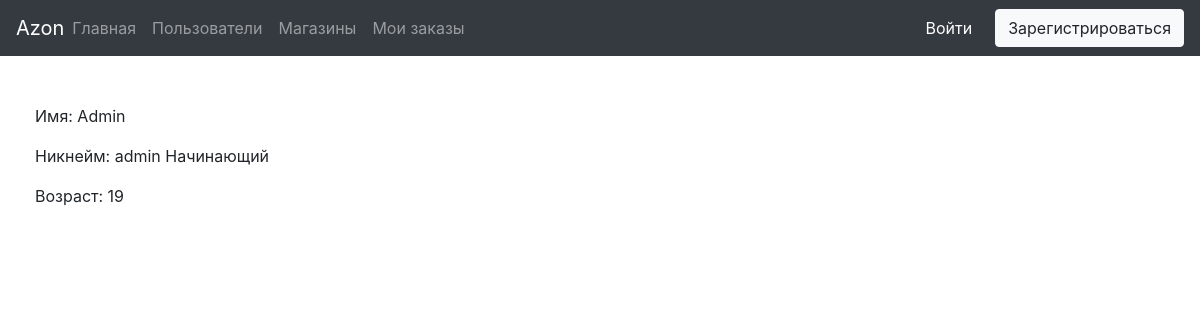
/users/admin/, run on an earlier commit of the app's database.
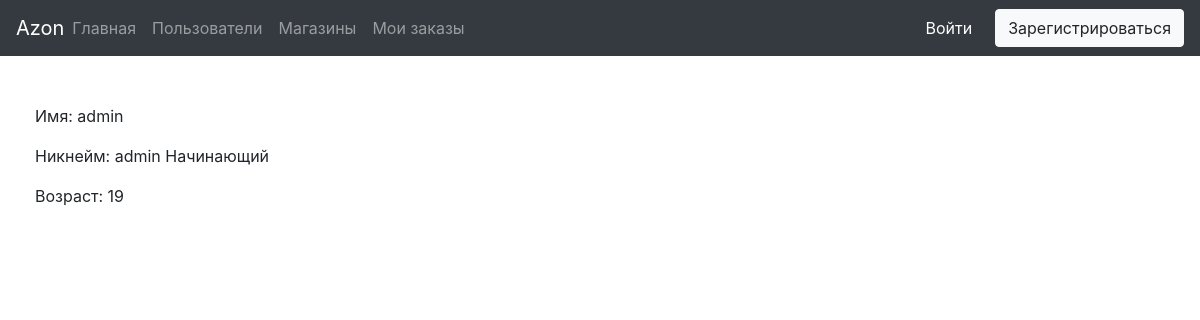
And on a later commit of the database.
### users/models.py (models this page shows, shortened)
class User(AbstractBaseUser):
    BUYER_TYPES = [
        ('Начинающий', 'Начинающий'),
        ('Опытный покупатель', 'Опытный покупатель')
    ]
    name = models.CharField(max_length=100, blank=False, verbose_name='Имя', null=True)
    username = models.CharField(max_length=256, unique=True, verbose_name='Никнейм')
    email = models.EmailField(max_length=512, unique=True)
    age = models.PositiveIntegerField(blank=False, verbose_name="Возраст")
    activity = models.CharField(
        max_length=100,
        choices=BUYER_TYPES,
        default='Начинающий'
    )
    date_joined = models.DateTimeField(verbose_name='date joined', auto_now_add=True)
    last_login = models.DateTimeField(verbose_name='last login', auto_now=True)
    is_active = models.BooleanField(default=True)
    is_staff = models.BooleanField(default=False)
    is_admin = models.BooleanField(default=False)
    is_superuser = models.BooleanField(default=False)
    objects = MyUserManager()
    USERNAME_FIELD = 'username'
    REQUIRED_FIELDS = ['name', 'email', 'age']

### users/views.py (the view)
# urls.py: path('<str:username>/', user_detail_view, name='user_detail_url'),
def user_detail_view(request, username):
    try:
        user = User.objects.get(username__iexact=username)
        return render(request, 'users/user_detail_page.html', context={'user': user})
    except User.DoesNotExist:
        return render(request, 'errors/error.html')

### users/templates/users/user_detail_page.html (shortened to what this page needs)
{% extends 'ecommerce/base.html' %}
{% block content %}
    <p>Имя: {{ user.name }}</p>
    <p>Никнейм: {{ user.username }} <span>{{ user.activity }}</span></p>
    <p>Возраст: {{ user.age }}</p>
{% endblock %}

### templates/ecommerce/base.html (shortened to what this page needs)
<!DOCTYPE html>
<html lang="en">
<head>
    <link rel="stylesheet" href="https://stackpath.bootstrapcdn.com/bootstrap/4.4.1/css/bootstrap.min.css">
</head>
<body>
    <nav class="navbar  navbar-expand-lg navbar-dark bg-dark ">
        <p class="navbar-brand" style="margin: 0px; padding: 0px;">Azon</p>
        <div class="collapse navbar-collapse" id="navbarNav">
            <ul class="navbar-nav  col-12 lg-3">
                <li class="nav-item {{ clicked_main }}">
                    <a class="nav-link " href="{% url 'main_page_url' %}">Главная<span class="sr-only">(current)</span></a>
                </li>
                <li class="nav-item {{ clicked_users }}">
                    <a class="nav-link" href="{% url 'users_list_url' %}">Пользователи</a>
                </li>
                <li class="nav-item {{ clicked_shops }}">
                    <a class="nav-link" href="{% url 'shops_list_url' %}">Магазины</a>
                </li>
                <li class="nav-item {{ clicked_orders }}">
                    <a class="nav-link" href="{% url 'orders_list_url' %}">Мои заказы</a>
                </li>
            </ul>
        </div>
        <div class="form-inline my-2 my-lg-0">
        {% if request.user.is_authenticated %}
            <a class="btn btn-dart mr-50" style="margin-right: 10px; color: white" href="{% url 'user_detail_url' username=request.user.username %}">Мой профиль: {{ request.user.username }}</a>
            <a class="btn btn-light ml-50" href="{% url 'logout_url' %}">Выйти</a>
        {% else %}
            <a class="btn btn-dart mr-50" style="margin-right: 10px; color: white;" href="{% url 'login_url' %}">Войти</a>
            <a class="btn btn-light ml-50" href="{% url 'registr_url' %}">Зарегистрироваться</a>
        {% endif %}
        </div>
    </nav>
    <div class="container col-12 pt-5 pb-5" style="padding: 15px 35px; min-height: calc(100% - 58px);">
        {% block content %}
        {% endblock %}
    </div>
</body>
</html>

What changed in the data, as far as the page shows it:
removed User: name "Admin", username "admin", activity "Начинающий", age "19"
added User: name "admin", username "admin", activity "Начинающий", age "19"
